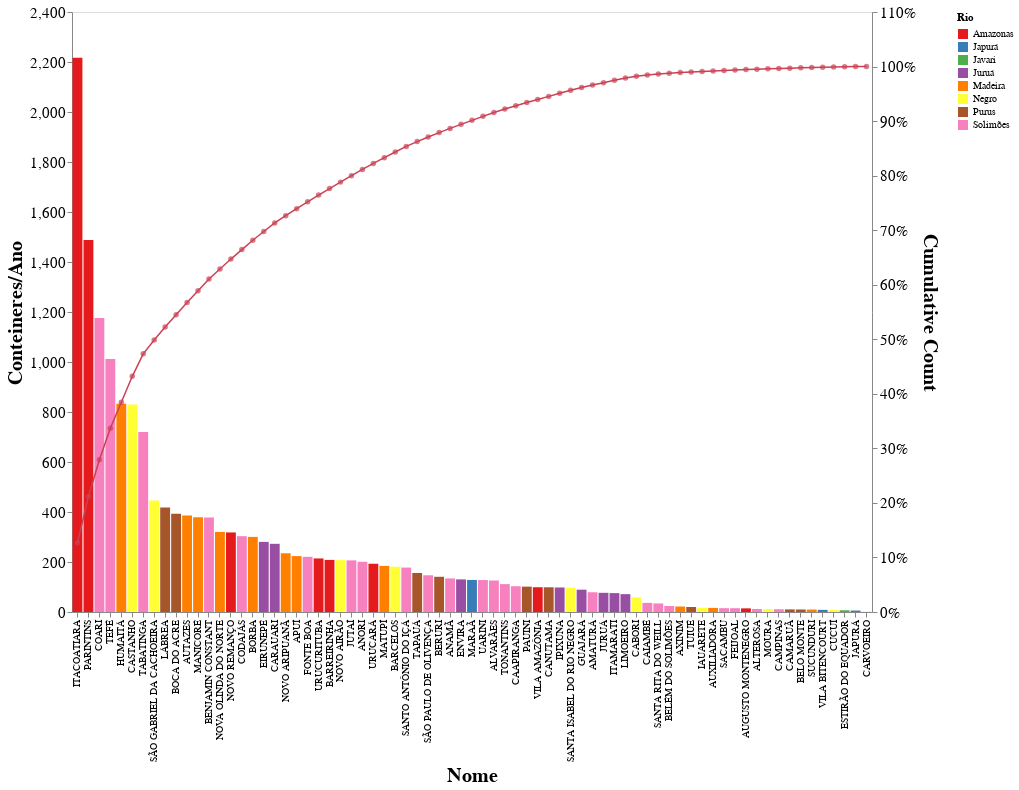

The cell this chart's notebook holds for it:
### Markdown cell above
## Pareto

### Code cell
df_pareto = df.copy()
df_pareto = df_pareto[df_pareto['Conteineres/Ano'].notna()]
df_pareto = df_pareto.sort_values(by=['Conteineres/Ano'], ascending=False)

df_pareto["count cumsum"] = df_pareto['Conteineres/Ano'].cumsum()
df_pareto["cumpercentage"] = df_pareto["count cumsum"]/(df_pareto['Conteineres/Ano'].sum())


sort_order = df_pareto["Nome"].tolist()

selection = vg.selection_multi(fields=['Rio'], bind='legend')

# Create Base
base = vg.Chart(df_pareto).encode(
    vg.X("Nome:O",
         sort=sort_order),
).properties(
    width=800,
    height=600,
)
# Bars chart
bars = base.mark_bar().encode(
    vg.Y("Conteineres/Ano:Q",
    axis=vg.Axis(labelFontSize=15)
        ),
    color= vg.condition(selection,
                        vg.Color('Rio:N', scale=vg.Scale(scheme='set1')),
                        vg.value('lightgray'),
                       ),
).properties(
    width=800,
    height=600,
)
# Line chart
line = base.mark_line(strokeWidth=1.5, color="#cb4154" ).encode(
    vg.Y('cumpercentage:Q',
    title='Cumulative Count',
    axis=vg.Axis(format=".0%", labelFontSize=15, )
        ),
    text = vg.Text('cumpercentage:Q')
)
# Mark the percentage values on the line with Circle marks
points = base.mark_circle(strokeWidth= 3, color = "#cb4154").encode(
    vg.Y('cumpercentage:Q', axis=None),
    tooltip=['Nome', 'Município', 'Modal', 'Rio', 'OBS', 'Considerar', 'Conteineres/Ano'],
)

# Layer all the elements together 
(bars + line + points).resolve_scale(
    y = 'independent'
).configure_title(
    fontSize=24,
).configure_axis(
    grid=False,
    labelFontSize=10,
    titleFontSize=20,
).add_selection(
    selection
).interactive()

### Figure 1 — Vega-Lite specification as saved in the notebook (floating-point values rounded to 4 significant figures)
{"config": {"view": {"continuousWidth": 400, "continuousHeight": 300}, "axis": {"grid": false, "labelFontSize": 10, "titleFontSize": 20}, "title": {"fontSize": 24}}, "layer": [{"mark": "bar", "encoding": {"color": {"condition": {"field": "Rio", "scale": {"scheme": "set1"}, "type": "nominal", "selection": "selector004"}, "value": "lightgray"}, "x": {"field": "Nome", "sort": ["ITACOATIARA", "PARINTINS", "COARI", "TEFÉ", "HUMAITÁ", "CASTANHO", "TABATINGA", "SÃO GABRIEL DA CACHOEIRA", "LÁBREA", "BOCA DO ACRE", "AUTAZES", "MANICORÉ", "BENJAMIN CONSTANT", "NOVA OLINDA DO NORTE", "NOVO REMANÇO", "CODAJÁS", "BORBA", "EIRUNEPÉ", "CARAUARI", "NOVO ARIPUANÃ", "APUÍ", "FONTE BOA", "URUCURITUBA", "BARREIRINHA", "NOVO AIRÃO", "JUTAÍ", "ANORI", "URUCARÁ", "MATUPÍ", "BARCELOS", "SANTO ANTÔNIO DO IÇÁ", "TAPAUÁ", "SÃO PAULO DE OLIVENÇA", "BERURI", "ANAMÃ", "ENVIRA", "MARAÃ", "UARINI", "ALVARÃES", "TONANTINS", "CAAPIRANGA", "PAUINI", "VILA AMAZÔNIA", "CANUTAMA", "IPIXUNA", "SANTA ISABEL DO RIO NEGRO", "GUAJARÁ", "AMATURÁ", "JURUÁ", "ITAMARATI", "LIMOEIRO", "CABORI", "CAIAMBÉ", "SANTA RITA DO WEILL", "BELÉM DO SOLIMÕES", "AXINIM", "TUIUÉ", "IAUARETE", "AUXILIADORA", "SACAMBU", "FEIJOAL", "AUGUSTO MONTENEGRO", "ALTEROSA", "MOURA", "CAMPINAS", "CAMARUÃ", "BELO MONTE", "SUCUNDURI", "VILA BITENCOURT", "CUCUÍ", "ESTIRÃO DO EQUADOR", "JAPURÁ", "CARVOEIRO"], "type": "ordinal"}, "y": {"axis": {"labelFontSize": 15}, "field": "Conteineres/Ano", "type": "quantitative"}}, "height": 600, "selection": {"selector004": {"type": "multi", "fields": ["Rio"], "bind": "legend"}, "selector005": {"type": "interval", "bind": "scales", "encodings": ["x", "y"]}}, "width": 800}, {"mark": {"type": "line", "color": "#cb4154", "strokeWidth": 1.5}, "encoding": {"text": {"field": "cumpercentage", "type": "quantitative"}, "x": {"field": "Nome", "sort": ["ITACOATIARA", "PARINTINS", "COARI", "TEFÉ", "HUMAITÁ", "CASTANHO", "TABATINGA", "SÃO GABRIEL DA CACHOEIRA", "LÁBREA", "BOCA DO ACRE", "AUTAZES", "MANICORÉ", "BENJAMIN CONSTANT", "NOVA OLINDA DO NORTE", "NOVO REMANÇO", "CODAJÁS", "BORBA", "EIRUNEPÉ", "CARAUARI", "NOVO ARIPUANÃ", "APUÍ", "FONTE BOA", "URUCURITUBA", "BARREIRINHA", "NOVO AIRÃO", "JUTAÍ", "ANORI", "URUCARÁ", "MATUPÍ", "BARCELOS", "SANTO ANTÔNIO DO IÇÁ", "TAPAUÁ", "SÃO PAULO DE OLIVENÇA", "BERURI", "ANAMÃ", "ENVIRA", "MARAÃ", "UARINI", "ALVARÃES", "TONANTINS", "CAAPIRANGA", "PAUINI", "VILA AMAZÔNIA", "CANUTAMA", "IPIXUNA", "SANTA ISABEL DO RIO NEGRO", "GUAJARÁ", "AMATURÁ", "JURUÁ", "ITAMARATI", "LIMOEIRO", "CABORI", "CAIAMBÉ", "SANTA RITA DO WEILL", "BELÉM DO SOLIMÕES", "AXINIM", "TUIUÉ", "IAUARETE", "AUXILIADORA", "SACAMBU", "FEIJOAL", "AUGUSTO MONTENEGRO", "ALTEROSA", "MOURA", "CAMPINAS", "CAMARUÃ", "BELO MONTE", "SUCUNDURI", "VILA BITENCOURT", "CUCUÍ", "ESTIRÃO DO EQUADOR", "JAPURÁ", "CARVOEIRO"], "type": "ordinal"}, "y": {"axis": {"format": ".0%", "labelFontSize": 15}, "field": "cumpercentage", "title": "Cumulative Count", "type": "quantitative"}}, "height": 600, "width": 800}, {"mark": {"type": "circle", "color": "#cb4154", "strokeWidth": 3}, "encoding": {"tooltip": [{"field": "Nome", "type": "nominal"}, {"field": "Município", "type": "nominal"}, {"field": "Modal", "type": "nominal"}, {"field": "Rio", "type": "nominal"}, {"field": "OBS", "type": "nominal"}, {"field": "Considerar", "type": "quantitative"}, {"field": "Conteineres/Ano", "type": "quantitative"}], "x": {"field": "Nome", "sort": ["ITACOATIARA", "PARINTINS", "COARI", "TEFÉ", "HUMAITÁ", "CASTANHO", "TABATINGA", "SÃO GABRIEL DA CACHOEIRA", "LÁBREA", "BOCA DO ACRE", "AUTAZES", "MANICORÉ", "BENJAMIN CONSTANT", "NOVA OLINDA DO NORTE", "NOVO REMANÇO", "CODAJÁS", "BORBA", "EIRUNEPÉ", "CARAUARI", "NOVO ARIPUANÃ", "APUÍ", "FONTE BOA", "URUCURITUBA", "BARREIRINHA", "NOVO AIRÃO", "JUTAÍ", "ANORI", "URUCARÁ", "MATUPÍ", "BARCELOS", "SANTO ANTÔNIO DO IÇÁ", "TAPAUÁ", "SÃO PAULO DE OLIVENÇA", "BERURI", "ANAMÃ", "ENVIRA", "MARAÃ", "UARINI", "ALVARÃES", "TONANTINS", "CAAPIRANGA", "PAUINI", "VILA AMAZÔNIA", "CANUTAMA", "IPIXUNA", "SANTA ISABEL DO RIO NEGRO", "GUAJARÁ", "AMATURÁ", "JURUÁ", "ITAMARATI", "LIMOEIRO", "CABORI", "CAIAMBÉ", "SANTA RITA DO WEILL", "BELÉM DO SOLIMÕES", "AXINIM", "TUIUÉ", "IAUARETE", "AUXILIADORA", "SACAMBU", "FEIJOAL", "AUGUSTO MONTENEGRO", "ALTEROSA", "MOURA", "CAMPINAS", "CAMARUÃ", "BELO MONTE", "SUCUNDURI", "VILA BITENCOURT", "CUCUÍ", "ESTIRÃO DO EQUADOR", "JAPURÁ", "CARVOEIRO"], "type": "ordinal"}, "y": {"axis": null, "field": "cumpercentage", "type": "quantitative"}}, "height": 600, "width": 800}], "data": {"name": "data-a59e2bdbc2b635a05bdec8bf70e98e16"}, "resolve": {"scale": {"y": "independent"}}, "$schema": "https://vega.github.io/schema/vega-lite/v4.17.0.json", "datasets": {"data-a59e2bdbc2b635a05bdec8bf70e98e16": [{"Sigla": "AM-049", "Nome": "ITACOATIARA", "Latitude": -3.146, "Longitude": -58.45, "Município": "Itacoatiara", "Modal": "Hidroviário", "Rio": "Amazonas", "Latitude_2": -3.146, "Longitude_2": -58.45, "OBS": "Porto de Itacoatiara", "Considerar": 1, "Carga_2023": 210942, "Carga_2024": 220434, "GN": 66510000.0, "GNL": 110800.0, "Conteineres/Ano": 2217.0, "count cumsum": 2217.0, "cumpercentage": 0.1268}, {"Sigla": "AM-078", "Nome": "PARINTINS", "Latitude": -2.623, "Longitude": -56.73, "Município": "Parintins", "Modal": "Hidroviário", "Rio": "Amazonas", "Latitude_2": -2.623, "Longitude_2": -56.73, "OBS": null, "Considerar": 1, "Carga_2023": 145748, "Carga_2024": 147934, "GN": 44630000.0, "GNL": 74390.0, "Conteineres/Ano": 1488.0, "count cumsum": 3705.0, "cumpercentage": 0.2119}, {"Sigla": "AM-035", "Nome": "COARI", "Latitude": -4.09, "Longitude": -63.15, "Município": "Coari", "Modal": "Gasoduto", "Rio": "Solimões", "Latitude_2": -4.08, "Longitude_2": -63.14, "OBS": "Porto de Coari", "Considerar": 0, "Carga_2023": 112946, "Carga_2024": 116899, "GN": 35270000.0, "GNL": 58780.0, "Conteineres/Ano": 1176.0, "count cumsum": 4880.0, "cumpercentage": 0.2791}, {"Sigla": "AM-096", "Nome": "TEFÉ", "Latitude": -3.343, "Longitude": -64.71, "Município": "Tefé", "Modal": "Hidroviário", "Rio": "Solimões", "Latitude_2": -3.343, "Longitude_2": -64.71, "OBS": "Porto de Tefé", "Considerar": 1, "Carga_2023": 99231, "Carga_2024": 100628, "GN": 30360000.0, "GNL": 50600.0, "Conteineres/Ano": 1012.0, "count cumsum": 5892.0, "cumpercentage": 0.337}, {"Sigla": "AM-044", "Nome": "HUMAITÁ", "Latitude": -7.506, "Longitude": -63.02, "Município": "Humaitá", "Modal": "Hidroviário", "Rio": "Madeira", "Latitude_2": -7.506, "Longitude_2": -63.02, "OBS": null, "Considerar": 1, "Carga_2023": 79771, "Carga_2024": 82802, "GN": 24980000.0, "GNL": 41640.0, "Conteineres/Ano": 832.7, "count cumsum": 6725.0, "cumpercentage": 0.3846}, {"Sigla": "AM-033", "Nome": "CASTANHO", "Latitude": 0.2842, "Longitude": -64.02, "Município": "Barcelos", "Modal": "Hidroviário", "Rio": "Negro", "Latitude_2": 0.2842, "Longitude_2": -64.02, "OBS": "Rio Preto & Rio Padauari", "Considerar": 1, "Carga_2023": 80416, "Carga_2024": 82507, "GN": 24890000.0, "GNL": 41490.0, "Conteineres/Ano": 829.8, "count cumsum": 7555.0, "cumpercentage": 0.4321}, {"Sigla": "AM-093", "Nome": "TABATINGA", "Latitude": -4.259, "Longitude": -69.95, "Município": "Tabatinga", "Modal": "Hidroviário", "Rio": "Solimões", "Latitude_2": -4.259, "Longitude_2": -69.95, "OBS": null, "Considerar": 1, "Carga_2023": 70600, "Carga_2024": 71626, "GN": 21610000.0, "GNL": 36020.0, "Conteineres/Ano": 720.3, "count cumsum": 8275.0, "cumpercentage": 0.4733}, {"Sigla": "AM-088", "Nome": "SÃO GABRIEL DA CACHOEIRA", "Latitude": -0.1365, "Longitude": -67.08, "Município": "São Gabriel da Cachoeira", "Modal": "Hidroviário", "Rio": "Negro", "Latitude_2": -0.1365, "Longitude_2": -67.08, "OBS": null, "Considerar": 1, "Carga_2023": 43517, "Carga_2024": 44300, "GN": 13370000.0, "GNL": 22280.0, "Conteineres/Ano": 445.5, "count cumsum": 8721.0, "cumpercentage": 0.4988}, {"Sigla": "AM-058", "Nome": "LÁBREA", "Latitude": -7.258, "Longitude": -64.8, "Município": "Lábrea", "Modal": "Hidroviário", "Rio": "Purus", "Latitude_2": -7.258, "Longitude_2": -64.8, "OBS": null, "Considerar": 1, "Carga_2023": 40165, "Carga_2024": 41570, "GN": 12540000.0, "GNL": 20900.0, "Conteineres/Ano": 418.1, "count cumsum": 9139.0, "cumpercentage": 0.5227}, {"Sigla": "AM-021", "Nome": "BOCA DO ACRE", "Latitude": -8.748, "Longitude": -67.4, "Município": "Boca do Acre", "Modal": "Hidroviário", "Rio": "Purus", "Latitude_2": -8.748, "Longitude_2": -67.4, "OBS": null, "Considerar": 1, "Carga_2023": 38476, "Carga_2024": 39053, "GN": 11780000.0, "GNL": 19640.0, "Conteineres/Ano": 392.7, "count cumsum": 9531.0, "cumpercentage": 0.5451}, {"Sigla": "AM-010", "Nome": "AUTAZES", "Latitude": -3.674, "Longitude": -59.09, "Município": "Autazes", "Modal": "Hidroviário", "Rio": "Madeira", "Latitude_2": -3.674, "Longitude_2": -59.09, "OBS": "Porto do Rosarinho", "Considerar": 1, "Carga_2023": 37363, "Carga_2024": 38410, "GN": 11590000.0, "GNL": 19310.0, "Conteineres/Ano": 386.3, "count cumsum": 9918.0, "cumpercentage": 0.5672}, {"Sigla": "AM-063", "Nome": "MANICORÉ", "Latitude": -5.814, "Longitude": -61.3, "Município": "Manicoré", "Modal": "Hidroviário", "Rio": "Madeira", "Latitude_2": -5.814, "Longitude_2": -61.3, "OBS": null, "Considerar": 1, "Carga_2023": 36825, "Carga_2024": 37672, "GN": 11370000.0, "GNL": 18940.0, "Conteineres/Ano": 378.9, "count cumsum": 10300.0, "cumpercentage": 0.5889}, {"Sigla": "AM-017", "Nome": "BENJAMIN CONSTANT", "Latitude": -4.378, "Longitude": -70.0, "Município": "Benjamin Constant", "Modal": "Hidroviário", "Rio": "Solimões", "Latitude_2": -4.378, "Longitude_2": -70.0, "OBS": null, "Considerar": 1, "Carga_2023": 36655, "Carga_2024": 37571, "GN": 11340000.0, "GNL": 18890.0, "Conteineres/Ano": 377.8, "count cumsum": 10670.0, "cumpercentage": 0.6105}, {"Sigla": "AM-071", "Nome": "NOVA OLINDA DO NORTE", "Latitude": -3.886, "Longitude": -59.09, "Município": "Nova Olinda do Norte", "Modal": "Hidroviário", "Rio": "Madeira", "Latitude_2": -3.886, "Longitude_2": -59.09, "OBS": null, "Considerar": 1, "Carga_2023": 31393, "Carga_2024": 31864, "GN": 9614000.0, "GNL": 16020.0, "Conteineres/Ano": 320.5, "count cumsum": 10990.0, "cumpercentage": 0.6288}, {"Sigla": "AM-075", "Nome": "NOVO REMANÇO", "Latitude": -3.219, "Longitude": -59.03, "Município": "Itacoatiara", "Modal": "Hidroviário", "Rio": "Amazonas", "Latitude_2": -3.219, "Longitude_2": -59.03, "OBS": "Porto de Novo Remanço", "Considerar": 1, "Carga_2023": 29265, "Carga_2024": 31646, "GN": 9548000.0, "GNL": 15910.0, "Conteineres/Ano": 318.3, "count cumsum": 11310.0, "cumpercentage": 0.6471}, {"Sigla": "AM-036", "Nome": "CODAJÁS", "Latitude": -3.842, "Longitude": -62.06, "Município": "Codajás", "Modal": "Gasoduto", "Rio": "Solimões", "Latitude_2": -3.842, "Longitude_2": -62.06, "OBS": null, "Considerar": 0, "Carga_2023": 28771, "Carga_2024": 30152, "GN": 9097000.0, "GNL": 15160.0, "Conteineres/Ano": 303.2, "count cumsum": 11620.0, "cumpercentage": 0.6644}, {"Sigla": "AM-022", "Nome": "BORBA", "Latitude": -4.384, "Longitude": -59.59, "Município": "Borba", "Modal": "Hidroviário", "Rio": "Madeira", "Latitude_2": -4.384, "Longitude_2": -59.59, "OBS": "Porto de Borba", "Considerar": 1, "Carga_2023": 28979, "Carga_2024": 29878, "GN": 9014000.0, "GNL": 15020.0, "Conteineres/Ano": 300.5, "count cumsum": 11920.0, "cumpercentage": 0.6816}, {"Sigla": "AM-038", "Nome": "EIRUNEPÉ", "Latitude": -6.671, "Longitude": -69.86, "Município": "Eirunepé", "Modal": "Hidroviário", "Rio": "Juruá", "Latitude_2": -6.671, "Longitude_2": -69.86, "OBS": null, "Considerar": 1, "Carga_2023": 27205, "Carga_2024": 27886, "GN": 8413000.0, "GNL": 14020.0, "Conteineres/Ano": 280.4, "count cumsum": 12200.0, "cumpercentage": 0.6976}, {"Sigla": "AM-030", "Nome": "CARAUARI", "Latitude": -4.875, "Longitude": -66.9, "Município": "Carauari", "Modal": "Hidroviário", "Rio": "Juruá", "Latitude_2": -4.837, "Longitude_2": -66.85, "OBS": "Vila Nova; acesso rodoviário a Caruari por meio da Estrada do Gavião", "Considerar": 1, "Carga_2023": 26855, "Carga_2024": 27124, "GN": 8183000.0, "GNL": 13640.0, "Conteineres/Ano": 272.8, "count cumsum": 12470.0, "cumpercentage": 0.7132}, {"Sigla": "AM-073", "Nome": "NOVO ARIPUANÃ", "Latitude": -5.124, "Longitude": -60.39, "Município": "Novo Aripuanã", "Modal": "Hidroviário", "Rio": "Madeira", "Latitude_2": -5.124, "Longitude_2": -60.39, "OBS": null, "Considerar": 1, "Carga_2023": 23063, "Carga_2024": 23363, "GN": 7049000.0, "GNL": 11750.0, "Conteineres/Ano": 235.0, "count cumsum": 12700.0, "cumpercentage": 0.7267}, {"Sigla": "AM-006", "Nome": "APUÍ", "Latitude": -7.198, "Longitude": -59.89, "Município": "Apuí", "Modal": "Hidroviário", "Rio": "Madeira", "Latitude_2": -7.506, "Longitude_2": -63.02, "OBS": "Acesso rodoviário a partir de Humaitá", "Considerar": 0, "Carga_2023": 21760, "Carga_2024": 22239, "GN": 6710000.0, "GNL": 11180.0, "Conteineres/Ano": 223.7, "count cumsum": 12930.0, "cumpercentage": 0.7395}, {"Sigla": "AM-042", "Nome": "FONTE BOA", "Latitude": -2.514, "Longitude": -66.1, "Município": "Fonte Boa", "Modal": "Hidroviário", "Rio": "Solimões", "Latitude_2": -2.513, "Longitude_2": -66.1, "OBS": "Porto da Comadre", "Considerar": 1, "Carga_2023": 21414, "Carga_2024": 21941, "GN": 6620000.0, "GNL": 11030.0, "Conteineres/Ano": 220.7, "count cumsum": 13150.0, "cumpercentage": 0.7521}, {"Sigla": "AM-101", "Nome": "URUCURITUBA", "Latitude": -3.131, "Longitude": -58.16, "Município": "Urucurituba", "Modal": "Hidroviário", "Rio": "Amazonas", "Latitude_2": -3.131, "Longitude_2": -58.16, "OBS": null, "Considerar": 1, "Carga_2023": 20984, "Carga_2024": 21304, "GN": 6428000.0, "GNL": 10710.0, "Conteineres/Ano": 214.3, "count cumsum": 13360.0, "cumpercentage": 0.7643}, {"Sigla": "AM-014", "Nome": "BARREIRINHA", "Latitude": -2.799, "Longitude": -57.07, "Município": "Barreirinha", "Modal": "Hidroviário", "Rio": "Amazonas", "Latitude_2": -2.623, "Longitude_2": -56.73, "OBS": "Acesso rodoviário a partir de Parintins; a demanda será agregada à de Parintins", "Considerar": 0, "Carga_2023": 20134, "Carga_2024": 20718, "GN": 6251000.0, "GNL": 10420.0, "Conteineres/Ano": 208.4, "count cumsum": 13570.0, "cumpercentage": 0.7762}, {"Sigla": "AM-072", "Nome": "NOVO AIRÃO", "Latitude": -2.62, "Longitude": -60.95, "Município": "Novo Airão", "Modal": "Hidroviário", "Rio": "Negro", "Latitude_2": -2.62, "Longitude_2": -60.95, "OBS": null, "Considerar": 1, "Carga_2023": 20313, "Carga_2024": 20623, "GN": 6222000.0, "GNL": 10370.0, "Conteineres/Ano": 207.4, "count cumsum": 13780.0, "cumpercentage": 0.7881}, {"Sigla": "AM-057", "Nome": "JUTAÍ", "Latitude": -2.748, "Longitude": -66.77, "Município": "Jutaí", "Modal": "Hidroviário", "Rio": "Solimões", "Latitude_2": -2.743, "Longitude_2": -66.77, "OBS": null, "Considerar": 1, "Carga_2023": 19655, "Carga_2024": 20540, "GN": 6197000.0, "GNL": 10330.0, "Conteineres/Ano": 206.6, "count cumsum": 13990.0, "cumpercentage": 0.7999}, {"Sigla": "AM-005", "Nome": "ANORI", "Latitude": -3.744, "Longitude": -61.66, "Município": "Anori", "Modal": "Gasoduto", "Rio": "Solimões", "Latitude_2": -3.779, "Longitude_2": -61.63, "OBS": "Verificar acesso ao município", "Considerar": 0, "Carga_2023": 19284, "Carga_2024": 19978, "GN": 6027000.0, "GNL": 10050.0, "Conteineres/Ano": 200.9, "count cumsum": 14190.0, "cumpercentage": 0.8114}, {"Sigla": "AM-100", "Nome": "URUCARÁ", "Latitude": -2.501, "Longitude": -57.76, "Município": "Urucará", "Modal": "Hidroviário", "Rio": "Amazonas", "Latitude_2": -2.501, "Longitude_2": -57.76, "OBS": "Rio Uatumã", "Considerar": 1, "Carga_2023": 18795, "Carga_2024": 19196, "GN": 5792000.0, "GNL": 9653.0, "Conteineres/Ano": 193.1, "count cumsum": 14380.0, "cumpercentage": 0.8225}, {"Sigla": "AM-065", "Nome": "MATUPÍ", "Latitude": -7.908, "Longitude": -61.56, "Município": "Manicoré", "Modal": "Hidroviário", "Rio": "Madeira", "Latitude_2": -7.506, "Longitude_2": -63.02, "OBS": "Acesso rodoviário a partir de Humaitá", "Considerar": 0, "Carga_2023": 17216, "Carga_2024": 18335, "GN": 5532000.0, "GNL": 9220.0, "Conteineres/Ano": 184.4, "count cumsum": 14560.0, "cumpercentage": 0.833}, {"Sigla": "AM-013", "Nome": "BARCELOS", "Latitude": -0.9686, "Longitude": -62.93, "Município": "Barcelos", "Modal": "Hidroviário", "Rio": "Negro", "Latitude_2": -0.9686, "Longitude_2": -62.93, "OBS": null, "Considerar": 1, "Carga_2023": 17581, "Carga_2024": 18021, "GN": 5437000.0, "GNL": 9062.0, "Conteineres/Ano": 181.2, "count cumsum": 14750.0, "cumpercentage": 0.8434}, {"Sigla": "AM-087", "Nome": "SANTO ANTÔNIO DO IÇÁ", "Latitude": -3.104, "Longitude": -67.95, "Município": "Santo Antônio do Içá", "Modal": "Hidroviário", "Rio": "Solimões", "Latitude_2": -3.109, "Longitude_2": -67.95, "OBS": null, "Considerar": 1, "Carga_2023": 17394, "Carga_2024": 17676, "GN": 5333000.0, "GNL": 8888.0, "Conteineres/Ano": 177.8, "count cumsum": 14920.0, "cumpercentage": 0.8535}, {"Sigla": "AM-095", "Nome": "TAPAUÁ", "Latitude": -5.623, "Longitude": -63.19, "Município": "Tapauá", "Modal": "Hidroviário", "Rio": "Purus", "Latitude_2": -5.623, "Longitude_2": -63.19, "OBS": null, "Considerar": 1, "Carga_2023": 15181, "Carga_2024": 15504, "GN": 4678000.0, "GNL": 7796.0, "Conteineres/Ano": 155.9, "count cumsum": 15080.0, "cumpercentage": 0.8625}, {"Sigla": "AM-089", "Nome": "SÃO PAULO DE OLIVENÇA", "Latitude": -3.462, "Longitude": -68.96, "Município": "São Paulo de Olivença", "Modal": "Hidroviário", "Rio": "Solimões", "Latitude_2": -3.462, "Longitude_2": -68.96, "OBS": "Porto Principal", "Considerar": 1, "Carga_2023": 14287, "Carga_2024": 14601, "GN": 4405000.0, "GNL": 7342.0, "Conteineres/Ano": 146.8, "count cumsum": 15230.0, "cumpercentage": 0.8708}, {"Sigla": "AM-018", "Nome": "BERURI", "Latitude": -3.902, "Longitude": -61.38, "Município": "Beruri", "Modal": "Hidroviário", "Rio": "Purus", "Latitude_2": -3.902, "Longitude_2": -61.38, "OBS": null, "Considerar": 1, "Carga_2023": 13800, "Carga_2024": 14007, "GN": 4226000.0, "GNL": 7043.0, "Conteineres/Ano": 140.9, "count cumsum": 15370.0, "cumpercentage": 0.8789}, {"Sigla": "AM-004", "Nome": "ANAMÃ", "Latitude": -3.572, "Longitude": -61.41, "Município": "Anamã", "Modal": "Gasoduto", "Rio": "Solimões", "Latitude_2": -3.572, "Longitude_2": -61.41, "OBS": null, "Considerar": 0, "Carga_2023": 12675, "Carga_2024": 13347, "GN": 4027000.0, "GNL": 6711.0, "Conteineres/Ano": 134.2, "count cumsum": 15500.0, "cumpercentage": 0.8866}, {"Sigla": "AM-039", "Nome": "ENVIRA", "Latitude": -7.418, "Longitude": -70.02, "Município": "Envira", "Modal": "Hidroviário", "Rio": "Juruá", "Latitude_2": -7.418, "Longitude_2": -70.02, "OBS": "Rio Taraucá", "Considerar": 1, "Carga_2023": 12409, "Carga_2024": 12967, "GN": 3912000.0, "GNL": 6520.0, "Conteineres/Ano": 130.4, "count cumsum": 15630.0, "cumpercentage": 0.894}, {"Sigla": "AM-064", "Nome": "MARAÃ", "Latitude": -1.861, "Longitude": -65.59, "Município": "Maraã", "Modal": "Hidroviário", "Rio": "Japurá", "Latitude_2": -1.861, "Longitude_2": -65.59, "OBS": "Este nó será agregado/incorporado à localidade VILA BITENCOURT (localidade mais remota no Rio Japurá).", "Considerar": 0, "Carga_2023": 12159, "Carga_2024": 12754, "GN": 3848000.0, "GNL": 6413.0, "Conteineres/Ano": 128.3, "count cumsum": 15760.0, "cumpercentage": 0.9014}, {"Sigla": "AM-099", "Nome": "UARINI", "Latitude": -2.981, "Longitude": -65.15, "Município": "Uarini", "Modal": "Hidroviário", "Rio": "Solimões", "Latitude_2": -2.982, "Longitude_2": -65.11, "OBS": "Foz do Rio Uarini", "Considerar": 1, "Carga_2023": 12480, "Carga_2024": 12707, "GN": 3834000.0, "GNL": 6390.0, "Conteineres/Ano": 127.8, "count cumsum": 15890.0, "cumpercentage": 0.9087}, {"Sigla": "AM-002", "Nome": "ALVARÃES", "Latitude": -3.209, "Longitude": -64.8, "Município": "Alvarães", "Modal": "Hidroviário", "Rio": "Solimões", "Latitude_2": -3.209, "Longitude_2": -64.8, "OBS": null, "Considerar": 1, "Carga_2023": 12128, "Carga_2024": 12528, "GN": 3780000.0, "GNL": 6300.0, "Conteineres/Ano": 126.0, "count cumsum": 16010.0, "cumpercentage": 0.9159}, {"Sigla": "AM-097", "Nome": "TONANTINS", "Latitude": -2.861, "Longitude": -67.78, "Município": "Tonantins", "Modal": "Hidroviário", "Rio": "Solimões", "Latitude_2": -2.865, "Longitude_2": -67.77, "OBS": null, "Considerar": 1, "Carga_2023": 10873, "Carga_2024": 11090, "GN": 3346000.0, "GNL": 5577.0, "Conteineres/Ano": 111.5, "count cumsum": 16130.0, "cumpercentage": 0.9223}, {"Sigla": "AM-023", "Nome": "CAAPIRANGA", "Latitude": -3.325, "Longitude": -61.21, "Município": "Manacapuru", "Modal": "Gasoduto", "Rio": "Solimões", "Latitude_2": -3.279, "Longitude_2": -61.1, "OBS": "Verificar acesso ao município; supondo entrega rodoviária a partir de Campinas", "Considerar": 0, "Carga_2023": 9984, "Carga_2024": 10253, "GN": 3093000.0, "GNL": 5156.0, "Conteineres/Ano": 103.1, "count cumsum": 16230.0, "cumpercentage": 0.9282}, {"Sigla": "AM-079", "Nome": "PAUINI", "Latitude": -7.718, "Longitude": -67.0, "Município": "Pauini", "Modal": "Hidroviário", "Rio": "Purus", "Latitude_2": -7.718, "Longitude_2": -67.0, "OBS": null, "Considerar": 1, "Carga_2023": 9890, "Carga_2024": 10088, "GN": 3044000.0, "GNL": 5073.0, "Conteineres/Ano": 101.5, "count cumsum": 16330.0, "cumpercentage": 0.934}, {"Sigla": "AM-102", "Nome": "VILA AMAZÔNIA", "Latitude": -2.611, "Longitude": -56.67, "Município": "Parintins", "Modal": "Hidroviário", "Rio": "Amazonas", "Latitude_2": -2.611, "Longitude_2": -56.67, "OBS": null, "Considerar": 1, "Carga_2023": 9654, "Carga_2024": 9847, "GN": 2971000.0, "GNL": 4951.0, "Conteineres/Ano": 99.03, "count cumsum": 16430.0, "cumpercentage": 0.9396}, {"Sigla": "AM-029", "Nome": "CANUTAMA", "Latitude": -6.54, "Longitude": -64.39, "Município": "Canutama", "Modal": "Hidroviário", "Rio": "Purus", "Latitude_2": -6.54, "Longitude_2": -64.39, "OBS": null, "Considerar": 1, "Carga_2023": 9457, "Carga_2024": 9835, "GN": 2967000.0, "GNL": 4945.0, "Conteineres/Ano": 98.91, "count cumsum": 16530.0, "cumpercentage": 0.9453}, {"Sigla": "AM-047", "Nome": "IPIXUNA", "Latitude": -7.054, "Longitude": -71.69, "Município": "Ipixuna", "Modal": "Hidroviário", "Rio": "Juruá", "Latitude_2": -7.054, "Longitude_2": -71.69, "OBS": null, "Considerar": 1, "Carga_2023": 9489, "Carga_2024": 9754, "GN": 2943000.0, "GNL": 4905.0, "Conteineres/Ano": 98.09, "count cumsum": 16630.0, "cumpercentage": 0.9509}, {"Sigla": "AM-084", "Nome": "SANTA ISABEL DO RIO NEGRO", "Latitude": -0.4189, "Longitude": -65.02, "Município": "Santa Isabel do Rio Negro", "Modal": "Hidroviário", "Rio": "Negro", "Latitude_2": -0.4189, "Longitude_2": -65.02, "OBS": null, "Considerar": 1, "Carga_2023": 9499, "Carga_2024": 9653, "GN": 2912000.0, "GNL": 4854.0, "Conteineres/Ano": 97.08, "count cumsum": 16720.0, "cumpercentage": 0.9565}, {"Sigla": "AM-043", "Nome": "GUAJARÁ", "Latitude": -7.55, "Longitude": -72.58, "Município": "Guajará", "Modal": "Hidroviário", "Rio": "Juruá", "Latitude_2": -7.55, "Longitude_2": -72.58, "OBS": null, "Considerar": 1, "Carga_2023": 8642, "Carga_2024": 8875, "GN": 2678000.0, "GNL": 4463.0, "Conteineres/Ano": 89.25, "count cumsum": 16810.0, "cumpercentage": 0.9616}, {"Sigla": "AM-003", "Nome": "AMATURÁ", "Latitude": -3.367, "Longitude": -68.2, "Município": "Amaturá", "Modal": "Hidroviário", "Rio": "Solimões", "Latitude_2": -3.359, "Longitude_2": -68.2, "OBS": null, "Considerar": 1, "Carga_2023": 7519, "Carga_2024": 7858, "GN": 2371000.0, "GNL": 3951.0, "Conteineres/Ano": 79.03, "count cumsum": 16890.0, "cumpercentage": 0.9661}, {"Sigla": "AM-056", "Nome": "JURUÁ", "Latitude": -3.471, "Longitude": -66.06, "Município": "Juruá", "Modal": "Hidroviário", "Rio": "Juruá", "Latitude_2": -3.471, "Longitude_2": -66.06, "OBS": null, "Considerar": 1, "Carga_2023": 7563, "Carga_2024": 7631, "GN": 2302000.0, "GNL": 3837.0, "Conteineres/Ano": 76.74, "count cumsum": 16970.0, "cumpercentage": 0.9705}, {"Sigla": "AM-050", "Nome": "ITAMARATI", "Latitude": -6.442, "Longitude": -68.24, "Município": "Itamarati", "Modal": "Hidroviário", "Rio": "Juruá", "Latitude_2": -6.442, "Longitude_2": -68.24, "OBS": null, "Considerar": 1, "Carga_2023": 7306, "Carga_2024": 7512, "GN": 2266000.0, "GNL": 3777.0, "Conteineres/Ano": 75.55, "count cumsum": 17040.0, "cumpercentage": 0.9748}, {"Sigla": "AM-059", "Nome": "LIMOEIRO", "Latitude": -6.907, "Longitude": -71.13, "Município": "Ipixuna", "Modal": "Hidroviário", "Rio": "Juruá", "Latitude_2": -6.907, "Longitude_2": -71.13, "OBS": "Verificar acesso ao município", "Considerar": 1, "Carga_2023": 6861, "Carga_2024": 7101, "GN": 2142000.0, "GNL": 3571.0, "Conteineres/Ano": 71.41, "count cumsum": 17110.0, "cumpercentage": 0.9789}, {"Sigla": "AM-024", "Nome": "CABORI", "Latitude": 0.3887, "Longitude": -67.3, "Município": "São Gabriel da Cachoeira", "Modal": "Hidroviário", "Rio": "Negro", "Latitude_2": 0.3887, "Longitude_2": -67.3, "OBS": null, "Considerar": 1, "Carga_2023": 5696, "Carga_2024": 5822, "GN": 1757000.0, "GNL": 2928.0, "Conteineres/Ano": 58.55, "count cumsum": 17170.0, "cumpercentage": 0.9822}, {"Sigla": "AM-025", "Nome": "CAIAMBÉ", "Latitude": -3.531, "Longitude": -64.41, "Município": "Tefé", "Modal": "Hidroviário", "Rio": "Solimões", "Latitude_2": -3.531, "Longitude_2": -64.41, "OBS": null, "Considerar": 1, "Carga_2023": 3500, "Carga_2024": 3626, "GN": 1094000.0, "GNL": 1823.0, "Conteineres/Ano": 36.47, "count cumsum": 17210.0, "cumpercentage": 0.9843}, {"Sigla": "AM-085", "Nome": "SANTA RITA DO WEILL", "Latitude": -3.562, "Longitude": -69.37, "Município": "São Paulo de Olivença", "Modal": "Hidroviário", "Rio": "Solimões", "Latitude_2": -3.562, "Longitude_2": -69.37, "OBS": null, "Considerar": 1, "Carga_2023": 3337, "Carga_2024": 3411, "GN": 1029000.0, "GNL": 1715.0, "Conteineres/Ano": 34.3, "count cumsum": 17240.0, "cumpercentage": 0.9863}, {"Sigla": "AM-015", "Nome": "BELÉM DO SOLIMÕES", "Latitude": -4.031, "Longitude": -69.52, "Município": "Tabatinga", "Modal": "Hidroviário", "Rio": "Solimões", "Latitude_2": -4.042, "Longitude_2": -69.52, "OBS": null, "Considerar": 1, "Carga_2023": 2338, "Carga_2024": 2390, "GN": 721100.0, "GNL": 1202.0, "Conteineres/Ano": 24.04, "count cumsum": 17270.0, "cumpercentage": 0.9876}, {"Sigla": "AM-012", "Nome": "AXINIM", "Latitude": -4.046, "Longitude": -59.37, "Município": "Borba", "Modal": "Hidroviário", "Rio": "Madeira", "Latitude_2": -4.046, "Longitude_2": -59.37, "OBS": null, "Considerar": 1, "Carga_2023": 2162, "Carga_2024": 2185, "GN": 659200.0, "GNL": 1099.0, "Conteineres/Ano": 21.97, "count cumsum": 17290.0, "cumpercentage": 0.9889}, {"Sigla": "AM-098", "Nome": "TUIUÉ", "Latitude": -4.784, "Longitude": -62.46, "Município": "Beruri", "Modal": "Hidroviário", "Rio": "Purus", "Latitude_2": -4.784, "Longitude_2": -62.46, "OBS": null, "Considerar": 1, "Carga_2023": 1954, "Carga_2024": 1983, "GN": 598300.0, "GNL": 997.1, "Conteineres/Ano": 19.94, "count cumsum": 17310.0, "cumpercentage": 0.99}, {"Sigla": "AM-045", "Nome": "IAUARETE", "Latitude": 0.6607, "Longitude": -69.18, "Município": "São Gabriel da Cachoeira", "Modal": "Hidroviário", "Rio": "Negro", "Latitude_2": 0.6607, "Longitude_2": -69.18, "OBS": "Rio Uapés", "Considerar": 1, "Carga_2023": 1530, "Carga_2024": 1628, "GN": 491200.0, "GNL": 818.6, "Conteineres/Ano": 16.37, "count cumsum": 17330.0, "cumpercentage": 0.991}, {"Sigla": "AM-011", "Nome": "AUXILIADORA", "Latitude": -6.248, "Longitude": -61.84, "Município": "Humaitá", "Modal": "Hidroviário", "Rio": "Madeira", "Latitude_2": -6.248, "Longitude_2": -61.84, "OBS": null, "Considerar": 1, "Carga_2023": 1581, "Carga_2024": 1623, "GN": 489700.0, "GNL": 816.1, "Conteineres/Ano": 16.32, "count cumsum": 17340.0, "cumpercentage": 0.9919}, {"Sigla": "AM-083", "Nome": "SACAMBU", "Latitude": -3.272, "Longitude": -60.95, "Município": "Manacapuru", "Modal": "Hidroviário", "Rio": "Solimões", "Latitude_2": -3.275, "Longitude_2": -60.93, "OBS": "Lago Cabaliana, UTE Sacambu; este nó será agregado à localidade CAAPIRANGA", "Considerar": 0, "Carga_2023": 1487, "Carga_2024": 1511, "GN": 455900.0, "GNL": 759.8, "Conteineres/Ano": 15.2, "count cumsum": 17360.0, "cumpercentage": 0.9928}, {"Sigla": "AM-041", "Nome": "FEIJOAL", "Latitude": -4.297, "Longitude": -69.54, "Município": "Tabatinga", "Modal": "Hidroviário", "Rio": "Solimões", "Latitude_2": -4.297, "Longitude_2": -69.54, "OBS": null, "Considerar": 1, "Carga_2023": 1470, "Carga_2024": 1504, "GN": 453800.0, "GNL": 756.3, "Conteineres/Ano": 15.13, "count cumsum": 17370.0, "cumpercentage": 0.9936}, {"Sigla": "AM-009", "Nome": "AUGUSTO MONTENEGRO", "Latitude": -2.765, "Longitude": -57.76, "Município": "Urucurituba", "Modal": "Hidroviário", "Rio": "Amazonas", "Latitude_2": -2.765, "Longitude_2": -57.76, "OBS": null, "Considerar": 1, "Carga_2023": 1408, "Carga_2024": 1446, "GN": 436300.0, "GNL": 727.1, "Conteineres/Ano": 14.54, "count cumsum": 17390.0, "cumpercentage": 0.9945}, {"Sigla": "AM-001", "Nome": "ALTEROSA", "Latitude": -3.086, "Longitude": -69.39, "Município": "Santo Antônio do Içá", "Modal": "Hidroviário", "Rio": "Solimões", "Latitude_2": -3.109, "Longitude_2": -67.95, "OBS": "Verificar acesso ao município; foi usada como referência Santo Antônio de Içá", "Considerar": 1, "Carga_2023": 1134, "Carga_2024": 1191, "GN": 359300.0, "GNL": 598.9, "Conteineres/Ano": 11.98, "count cumsum": 17400.0, "cumpercentage": 0.9952}, {"Sigla": "AM-068", "Nome": "MOURA", "Latitude": -1.456, "Longitude": -61.63, "Município": "Barcelos", "Modal": "Hidroviário", "Rio": "Negro", "Latitude_2": -1.456, "Longitude_2": -61.63, "OBS": null, "Considerar": 1, "Carga_2023": 1080, "Carga_2024": 1156, "GN": 348800.0, "GNL": 581.3, "Conteineres/Ano": 11.63, "count cumsum": 17410.0, "cumpercentage": 0.9958}, {"Sigla": "AM-028", "Nome": "CAMPINAS", "Latitude": -3.279, "Longitude": -61.1, "Município": "Manacapuru", "Modal": "Hidroviário", "Rio": "Solimões", "Latitude_2": -3.279, "Longitude_2": -61.1, "OBS": "Lago Cabaliana + Rio Paraná do Aramã; este nó será agregado à localidade CAAPIRANGA", "Considerar": 1, "Carga_2023": 1085, "Carga_2024": 1099, "GN": 331600.0, "GNL": 552.6, "Conteineres/Ano": 11.05, "count cumsum": 17420.0, "cumpercentage": 0.9965}, {"Sigla": "AM-026", "Nome": "CAMARUÃ", "Latitude": -5.764, "Longitude": -64.39, "Município": "Tapauá", "Modal": "Hidroviário", "Rio": "Purus", "Latitude_2": -5.764, "Longitude_2": -64.39, "OBS": null, "Considerar": 1, "Carga_2023": 1002, "Carga_2024": 1032, "GN": 311400.0, "GNL": 518.9, "Conteineres/Ano": 10.38, "count cumsum": 17430.0, "cumpercentage": 0.9971}, {"Sigla": "AM-016", "Nome": "BELO MONTE", "Latitude": -6.209, "Longitude": -64.25, "Município": "Tapauá", "Modal": "Hidroviário", "Rio": "Purus", "Latitude_2": -6.209, "Longitude_2": -64.25, "OBS": null, "Considerar": 1, "Carga_2023": 957, "Carga_2024": 998, "GN": 301100.0, "GNL": 501.8, "Conteineres/Ano": 10.04, "count cumsum": 17440.0, "cumpercentage": 0.9976}, {"Sigla": "AM-092", "Nome": "SUCUNDURI", "Latitude": -6.795, "Longitude": -59.05, "Município": "Apuí", "Modal": "Hidroviário", "Rio": "Madeira", "Latitude_2": -7.506, "Longitude_2": -63.02, "OBS": "Acesso rodoviário a partir de Humaitá", "Considerar": 0, "Carga_2023": 948, "Carga_2024": 980, "GN": 295700.0, "GNL": 492.8, "Conteineres/Ano": 9.856, "count cumsum": 17450.0, "cumpercentage": 0.9982}, {"Sigla": "AM-103", "Nome": "VILA BITENCOURT", "Latitude": -1.396, "Longitude": -69.43, "Município": "Japurá", "Modal": "Hidroviário", "Rio": "Japurá", "Latitude_2": -1.396, "Longitude_2": -69.43, "OBS": null, "Considerar": 1, "Carga_2023": 834, "Carga_2024": 851, "GN": 256800.0, "GNL": 427.9, "Conteineres/Ano": 8.558, "count cumsum": 17460.0, "cumpercentage": 0.9987}, {"Sigla": "AM-037", "Nome": "CUCUÍ", "Latitude": 1.191, "Longitude": -66.84, "Município": "São Gabriel da Cachoeira", "Modal": "Hidroviário", "Rio": "Negro", "Latitude_2": 1.191, "Longitude_2": -66.84, "OBS": null, "Considerar": 1, "Carga_2023": 797, "Carga_2024": 816, "GN": 246200.0, "GNL": 410.3, "Conteineres/Ano": 8.206, "count cumsum": 17470.0, "cumpercentage": 0.9992}, {"Sigla": "AM-040", "Nome": "ESTIRÃO DO EQUADOR", "Latitude": -4.535, "Longitude": -71.62, "Município": "Atalaia do Norte", "Modal": "Hidroviário", "Rio": "Javari", "Latitude_2": -4.527, "Longitude_2": -71.62, "OBS": "Rio Javari, após Benjamin Constant", "Considerar": 0, "Carga_2023": 667, "Carga_2024": 682, "GN": 205800.0, "GNL": 342.9, "Conteineres/Ano": 6.859, "count cumsum": 17480.0, "cumpercentage": 0.9995}, {"Sigla": "AM-055", "Nome": "JAPURÁ", "Latitude": -1.877, "Longitude": -67.0, "Município": "Japurá", "Modal": "Hidroviário", "Rio": "Japurá", "Latitude_2": -1.877, "Longitude_2": -67.0, "OBS": "Porto de Japurá. Este nó será agregado/incorporado à localidade VILA BITENCOURT (localidade mais remota no Rio Japurá).", "Considerar": 0, "Carga_2023": 575, "Carga_2024": 576, "GN": 173800.0, "GNL": 289.6, "Conteineres/Ano": 5.793, "count cumsum": 17480.0, "cumpercentage": 0.9999}, {"Sigla": "AM-032", "Nome": "CARVOEIRO", "Latitude": -1.394, "Longitude": -61.98, "Município": "Barcelos", "Modal": "Hidroviário", "Rio": "Negro", "Latitude_2": -1.394, "Longitude_2": -61.98, "OBS": null, "Considerar": 1, "Carga_2023": 203, "Carga_2024": 216, "GN": 65170.0, "GNL": 108.6, "Conteineres/Ano": 2.172, "count cumsum": 17480.0, "cumpercentage": 1.0}]}}
